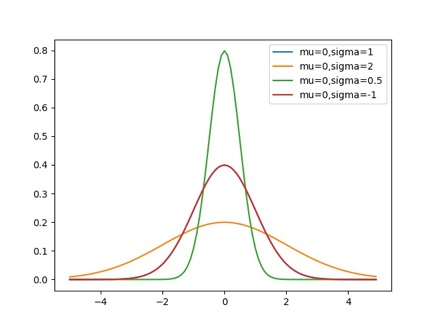

Write Python code to recreate this figure.
from matplotlib import pyplot as plt
import math


def normal_pdf(x, mu=0, sigma=1):
    return (1/(math.sqrt(2*math.pi*sigma*sigma))) * \
        math.exp(-(x-mu)**2/(2*sigma*sigma))


xs = [x / 10.0 for x in range(-50, 50)]
plt.plot(xs, [normal_pdf(x, sigma=1) for x in xs], '-', label='mu=0,sigma=1')
plt.plot(xs, [normal_pdf(x, sigma=2) for x in xs], '-', label='mu=0,sigma=2')
plt.plot(xs, [normal_pdf(x, sigma=0.5)
              for x in xs], '-', label='mu=0,sigma=0.5')
plt.plot(xs, [normal_pdf(x, sigma=-1) for x in xs], '-', label='mu=0,sigma=-1')
plt.legend()
plt.show()
